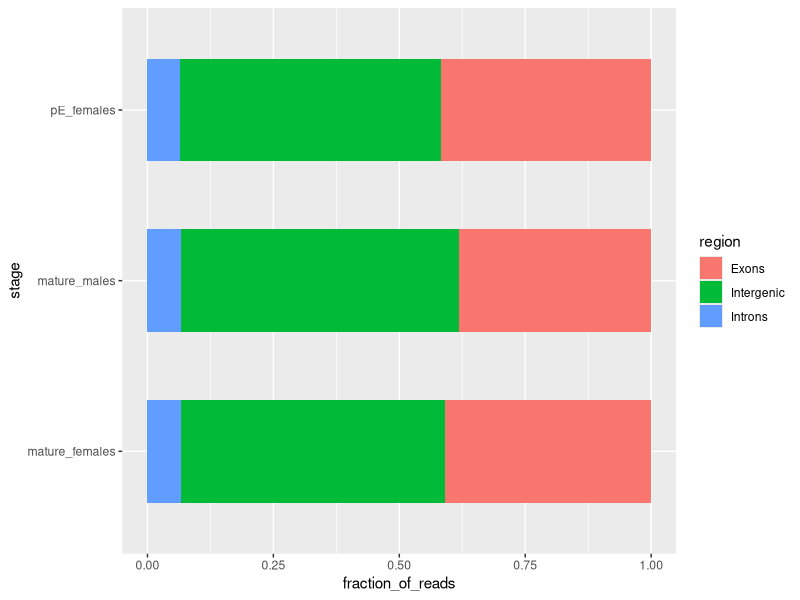

Write R code to recreate this figure.
#written on April 8, 2015

library("ggplot2")
library("reshape2")

#importing the coverage data
total_cov <- read.table(file="total_read_coverage.txt",header=TRUE)

#plotting the figure
png("TSS_coverage_plot.png",width=960,height=600)
ggplot(total_cov, aes(x = stage, y = fraction_of_reads,fill=region))+geom_bar(width=0.60,stat='identity')+coord_flip()
dev.off()
